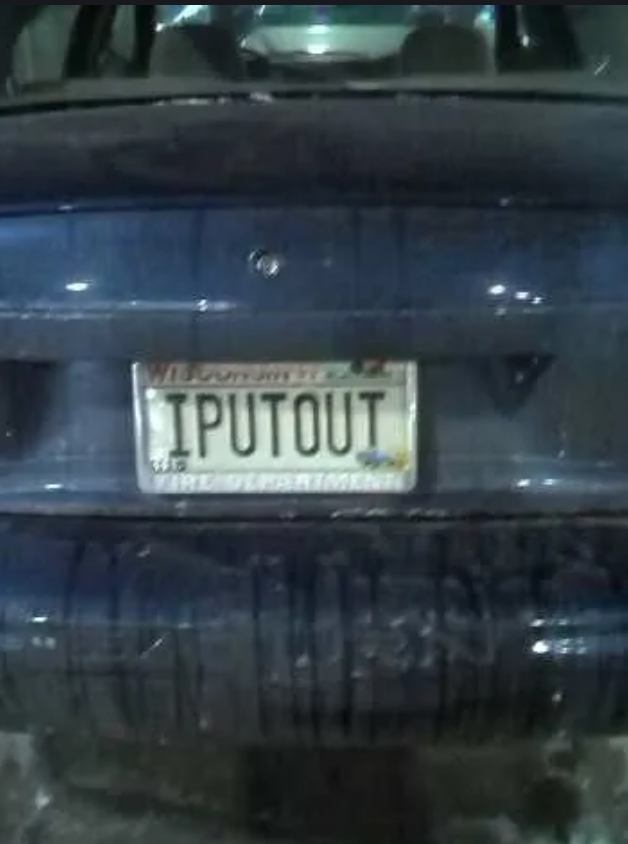
#> input picture blue_car.png, 628 x 844 px
$ python cca.py
#> lines starting #> are read from the running program, lines starting #| are printed output that depends on the picture; after the words box and inside, x2 and y2 are one past the last pixel; in counts of white or black regions, pixels touching at a corner belong together
### localisation.py
from skimage.io import imread
from skimage.filters import threshold_otsu
import matplotlib.pyplot as plt

car_image = imread("blue_car.png", as_gray=True)
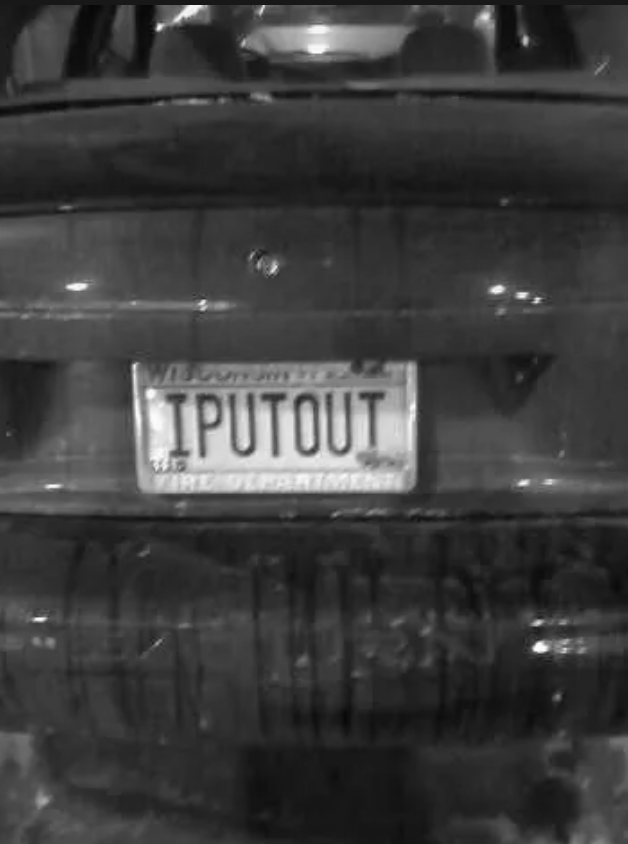
#> car_image: shape (844, 628) float64; min 0.0261, max 0.993, mean 0.241
print(car_image.shape)
#| (844, 628)

blue_car_image = car_image * 255
fig, (ax1, ax2) = plt.subplots(1,2)
ax1.imshow(blue_car_image, cmap="gray")
threshold_value = threshold_otsu(blue_car_image)
#> threshold_value = 111.2
binary_car_image = blue_car_image > threshold_value
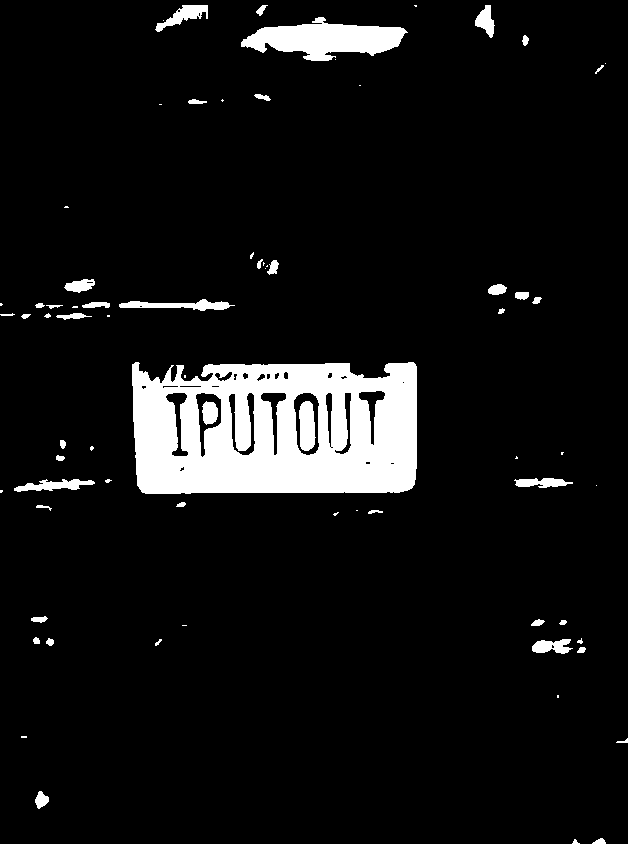
#> binary_car_image: shape (844, 628) bool; 7.8% white; 73 white regions (27 under 20 px), largest, box (x1, y1, x2, y2) and area: (132, 362, 417, 494) 30547, (241, 17, 408, 61) 4171, (119, 299, 235, 311) 685
ax2.imshow(binary_car_image, cmap="gray")
plt.show()
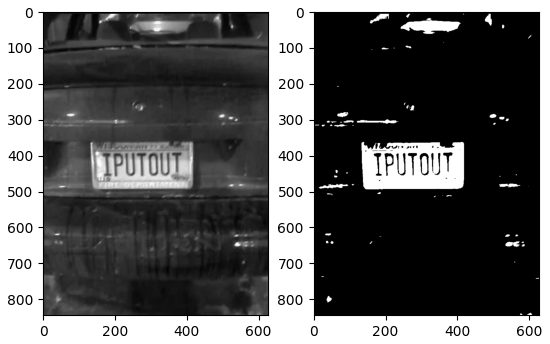
#> figure drawn by matplotlib, 2 panels

### cca.py
from skimage import measure
from skimage.measure import regionprops
import matplotlib.pyplot as plt
import matplotlib.patches as patches
import localisation

# grouping connected regions
label_image = measure.label(localisation.binary_car_image)  # measuring it against the bw picture

# dimensions that the license plate can be
# the plate height would be between 8% and 20%, and width would be 15% and 40%
# in this example, ive brute forced the adjustments of the values as this image does not conform to usual restraints -- possibility to optimise this
# it is now min height of 1% and max width of 50%
min_height, max_height, min_width, max_width = (0.01*label_image.shape[0], 0.2*label_image.shape[0], 0.15*label_image.shape[1], 0.5*label_image.shape[1])
plate_object_coords = []
plate_like_objects = []

fig, (ax1) = plt.subplots(1)
ax1.imshow(localisation.blue_car_image, cmap="gray");

for region in regionprops(label_image):
    if region.area < 50:
        # 50 is an arbitrary number. if numberplate is too small then it wont be detected
        continue

    # bounding where the numberplate could be with a red border
    min_row, min_col, max_row, max_col = region.bbox
    region_height = max_row - min_row
    region_width = max_col - min_col

    # refining to only license plates to have a border
    if region_height >= min_height and region_height <= max_height and region_width >= min_width and region_width <= max_width and region_width > region_height:
        plate_like_objects.append(localisation.binary_car_image[min_row:max_row, min_col:max_col])
        plate_object_coords.append((min_row, min_col, max_row, max_col))
        rectBorder = patches.Rectangle((min_col, min_row), max_col-min_col, max_row-min_row, edgecolor="red", linewidth=2, fill=False)
        ax1.add_patch(rectBorder)

plt.show()
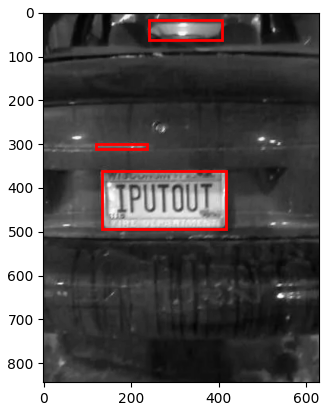
#> figure drawn by matplotlib, 1 panel
